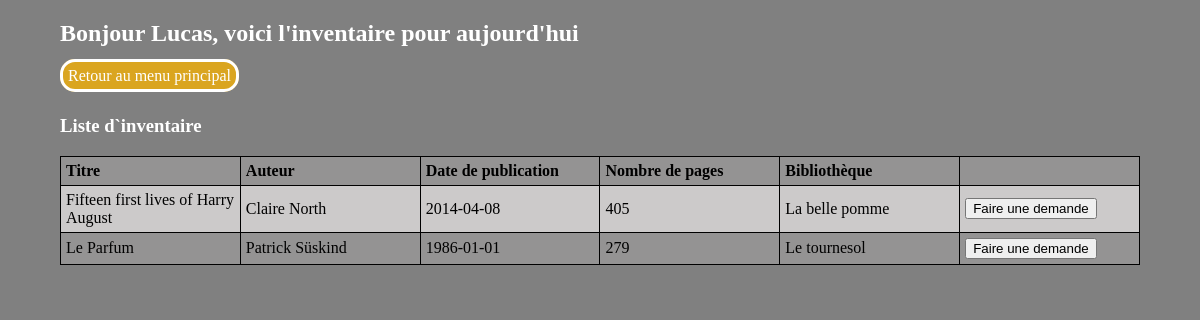
The page /ClientdisponibleEmprunt.php (signed in) on the database its author committed.
### tables this page shows
CREATE TABLE `livres` (
  `id` int NOT NULL,
  `titre` text NOT NULL,
  `auteur` varchar(20) NOT NULL,
  `date_publication` date NOT NULL,
  `nombre_pages` int NOT NULL,
  `bibli_id` int NOT NULL
);

CREATE TABLE `bibliotheque` (
  `id` int NOT NULL,
  `Nom` varchar(25) NOT NULL,
  `adresse_id` int NOT NULL
);

### ClientdisponibleEmprunt.php (the view, shortened to what this page needs)
<!DOCTYPE html>
<html lang="en">
<head>
    <link rel="stylesheet" href="style/css/style.css">
</head>
<body>
    <?php
    $mysqli = new mysqli($host, $username, $password, $database);
    if (isset($_SESSION["user"])) {
        echo "<h2> Bonjour " . $_SESSION["user"] . ", voici l'inventaire pour aujourd'hui</h2>";
    }
    ?>
    <nav>
        <a href="clientHomePage.php">Retour au menu principal</a>
    </nav>
    <?php
    $sql = "SELECT livres.id, `titre`, `auteur`, `date_publication`, `nombre_pages`, `Nom`, livres_id
FROM `livres`
INNER JOIN `bibliotheque`
ON livres.bibli_id = bibliotheque.id
LEFT JOIN `livres_emprunte`
ON livres.id = livres_emprunte.livres_id
WHERE livres_emprunte.livres_id IS NULL
ORDER BY `Nom` ASC";
    $result = $mysqli->query($sql);
    echo '<h3>Liste d`inventaire</h3>';
    echo '<table><tr><th>Titre</th><th>Auteur</th><th>Date de publication</th><th>Nombre de pages</th><th>Bibliothèque</th><th></th></tr>';
    while ($row = $result->fetch_assoc()) {
        echo "<tr>";
        echo "<td>" . $row["titre"] . "</td>";
        echo "<td>" . $row["auteur"] . "</td>";
        echo "<td>" . $row["date_publication"] . "</td>";
        echo "<td>" . $row["nombre_pages"] . "</td>";
        echo "<td>" . $row["Nom"] . "</td>";
        echo '<td><form action="clientReservation.php" method="POST">
    <input type="number" value=' . $row["id"] . ' hidden name="id" id="id">
    <input type="submit" value="Faire une demande">
</form></td>';
        echo "</tr>";
    }
    echo "</table>";
    ?>
</body>
</html>

### style/css/style.css (style rules this page uses)
body { background-color: grey; width: 90%; max-width: 1280px; margin: auto; }
h1, h2, h3, p, legend { color: white; }
nav { margin-bottom: 30px; }
nav a { text-decoration: none; color: white; background-color: goldenrod; border: solid; border-radius: 15px; padding: 5px; }
table, th, td { text-align: left; color: black; border: 1px solid black; border-collapse: collapse; padding: 5px; table-layout: fixed; }
table { width: 100%; }
tr:nth-child(odd) { background-color: #949393; }
tr:nth-child(even) { background-color: #cccaca; }

### rows shown on the page
livres: titre "Fifteen first lives of Harry August", auteur "Claire North", date_publication "2014-04-08", nombre_pages "405", bibli.Nom "La belle pomme"
livres: titre "Le Parfum", auteur "Patrick Süskind", date_publication "1986-01-01", nombre_pages "279", bibli.Nom "Le tournesol"

### other values the page prints
$_SESSION["user"] "Lucas"
